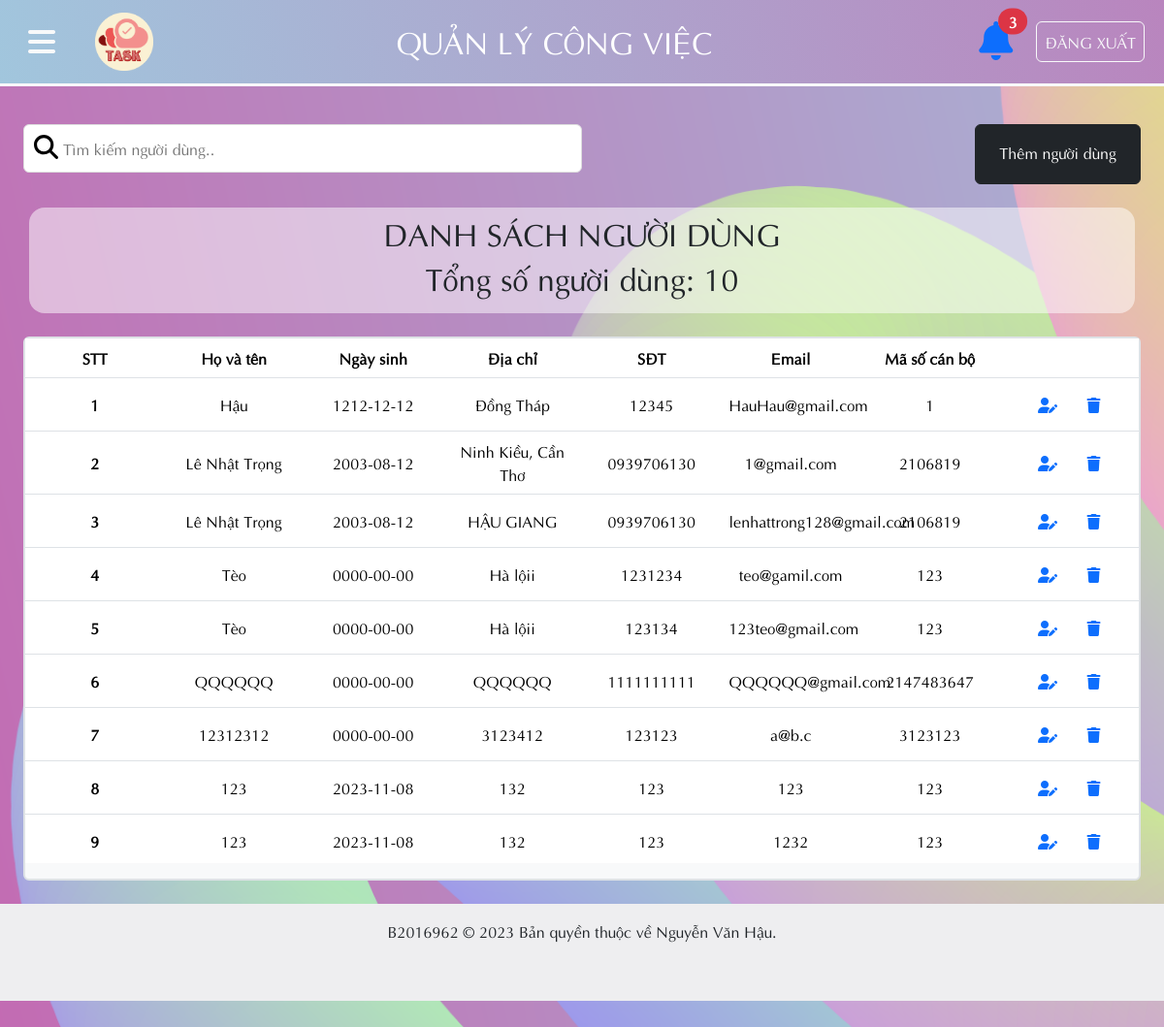
The app's page /Admin/ad_nguoidung_ds.php (signed in) with its own data.
### tables this page shows
CREATE TABLE `nguoidung` (
  `ND_MA` int(10) NOT NULL,
  `ND_HOTEN` varchar(50) NOT NULL,
  `ND_NGAYSINH` date NOT NULL,
  `ND_DIACHI` varchar(50) NOT NULL,
  `ND_SDT` varchar(10) NOT NULL,
  `ND_EMAIL` varchar(50) NOT NULL,
  `ND_MSCB` int(10) NOT NULL,
  `ND_MATKHAU` varchar(32) NOT NULL
);

### Admin/ad_thongbao.php (called while the page is built, shortened)
<?php include_once '../condb/condb.php';
$query_chuadoc = "SELECT * FROM thongbao WHERE TB_XEM = '0'";
$soluong_chuadoc = $conn->query($query_chuadoc);
$soluong_thongbao = mysqli_num_rows($soluong_chuadoc);
?>

### Admin/ad_nguoidung_ds.php (the view, shortened to what this page needs)
<?php include_once '../condb/condb.php';
include_once './ad_thongbao.php'; ?>
<!DOCTYPE html>
<html lang="en">
<head>
    <link href="../styles/style.css?v=<?php echo time(); ?>" rel="stylesheet" type="text/css" />
    <link href="https://cdn.jsdelivr.net/npm/bootstrap@5.3.2/dist/css/bootstrap.min.css" rel="stylesheet"
>
    <link rel="stylesheet" href="https://cdnjs.cloudflare.com/ajax/libs/font-awesome/6.4.2/css/all.min.css">
</head>
<body>
    <header>
        <nav class="navbar navbar-expand custom_navbar_bg fixed-top border-bottom border-light border-3">
            <button class=" btn mx-3" type="button" data-bs-toggle="offcanvas" data-bs-target="#offcanvasExample" aria-controls="offcanvasExample">
                <i class="fa-solid fs-2 text-light fa-bars"></i>
            </button>
            <div class="container-fluid">
                <a class="navbar-brand text-white fs-4" href="ad_trangchu.php"><img src="../image/logo.png" style="width: 60px;" class="w3-circle"></a>
                <a class="navbar-brand text-white fs-2"> QUẢN LÝ CÔNG VIỆC </a>
                <div class="d-flex">
                    <div class="dropdown mx-4 position-relative">
                        <span class="position-absolute top-0 start-100 fs-6 translate-middle badge bg-danger rounded-pill badge-danger">
                            <?php echo $soluong_thongbao; ?>
                        </span>
                        <a id="dLabel" role="button" data-toggle="dropdown" data-target="#" href="#">
                            <i class="fs-1 fa-solid fa-bell"></i>
                        </a>
                    </div>
                    <a class="btn btn-outline-light px-2 py-2 me-2" href="./dangxuat.php" role="button">ĐĂNG XUẤT</a>
                </div>
            </div>
        </nav>
    </header>
    <main>
        <div class="rounded p-4 d-flex justify-content-sm-between">
            <input class="rounded-2" type="text" id="searchBar" placeholder="Tìm kiếm người dùng.." title="Nhập thông tin người dùng">
            <a href="ad_nguoidung_them.php" class="btn btn-dark p-3 px-4">Thêm người dùng</a>
        </div>
        <?php
$query_nguoidung = "SELECT * FROM nguoidung";
$ds_nguoidung = mysqli_query($conn, $query_nguoidung);
$soluong_nguoidung = $ds_nguoidung->num_rows;
        ?>
        <div class="container bg-white w-80 rounded-4 p-2" style="--bs-bg-opacity: .5;">
            <h2 class="text-center ">DANH SÁCH NGƯỜI DÙNG</h2>
            <h2 class="text-center ">Tổng số người dùng: <?php echo $soluong_nguoidung;?></h2>
        </div>
        <div class="m-4 ms-4 rounded bg-light border border-2">
            <table id="dataTable" class="table text-center align-middle">
                <thead class="align-middle">
                    <tr>
                        <th scope="col">STT</th>
                        <th scope="col">Họ và tên</th>
                        <th scope="col">Ngày sinh</th>
                        <th scope="col">Địa chỉ</th>
                        <th scope="col">SĐT</th>
                        <th scope="col">Email</th>
                        <th scope="col">Mã số cán bộ</th>
                        <th scope="col"></th>
                    </tr>
                </thead>
                <tbody>
                    <?php
$i = 1;
while ($nguoidung = mysqli_fetch_assoc($ds_nguoidung)):
    ?>
                    <tr>
                        <th scope="row">
                            <?php echo $i;
    $i += 1; ?>
                        </th>
                        <td>
                            <?php echo $nguoidung['ND_HOTEN']; ?>
                        </td>
                        <td>
                            <?php echo $nguoidung['ND_NGAYSINH']; ?>
                        </td>
                        <td>
                            <?php echo $nguoidung['ND_DIACHI']; ?>
                        </td>
                        <td>
                            <?php echo $nguoidung['ND_SDT']; ?>
                        </td>
                        <td>
                            <?php echo $nguoidung['ND_EMAIL']; ?>
                        </td>
                        <td>
                            <?php echo $nguoidung['ND_MSCB']; ?>
                        </td>
                        <td>
                            <button title="Chỉnh sửa thông tin người dùng" type="button" class="btn" data-toggle="modal" data-target="#myModal">
                                <a href="ad_nguoidung_sua.php?capnhat_ma=<?php echo $nguoidung['ND_MA'];?>">
                                    <i class="fa-solid fa-user-pen"></i>
                                </a>
                            </button>
                            <button class="btn" title="Xoá người dùng"><a href="ad_nguoidung_xoa.php?xoa_ma=<?php echo $nguoidung['ND_MA'];?>"><i class="fa-sharp fa-solid fa-trash"></i></a></button>
                        </td>
                    </tr>
                    <?php
endwhile;
?>
                </tbody>
            </table>
        </div>
    </main>
    <footer class="footer_container d-flex justify-content-center p-3 text-dark">
        <p>B2016962 &copy; 2023 Bản quyền thuộc về Nguyễn Văn Hậu.</p>
    </footer>
</body>
</html>

### styles/style.css (style rules this page uses)
* { margin: 0; padding: 0; box-sizing: border-box; font-family: Aptima; }
body { background-image: url(../Image/background.png); background-repeat: no-repeat; background-size: cover; background-attachment: fixed; }
nav { transition: all 0.2s ease-in-out; }
.custom_navbar_bg { background-image: linear-gradient( 75deg, #a1c6dd 0%, #a1c6dd 0%, #b985be 100% ); }
.footer_container { min-height: 100px; background-color: #eeeef0; }
footer { background-color: rgba(225, 225, 225, 0.4); backdrop-filter: blur(10px); height: 80px; }
main { min-height: 620px; margin-top: 80px; padding-top: 24px; }
@media (min-width: 992px) { .container, .container-lg, .container-md, .container-sm { max-width: 960px; min-width: 700px; } }
#searchBar { background-image: url(../Image/SearchIcon.svg); background-position: 10px 10px; background-size: 25px; background-repeat: no-repeat; width: 50%; font-size: 16px; padding: 12px 20px 12px 40px; border: 1px solid #ddd; margin-bottom: 12px; }
table { width: 100%; }
thead, tbody tr { display: table; width: 100%; table-layout: fixed; }
tbody { display: block; overflow-y: auto; table-layout: fixed; max-height: 500px; }

### records on screen
nguoidung: ND_HOTEN "Hậu", ND_NGAYSINH "1212-12-12", ND_DIACHI "Đồng Tháp", ND_SDT "12345", ND_EMAIL "HauHau@gmail.com", ND_MSCB "1"
nguoidung: ND_HOTEN "Lê Nhật Trọng", ND_NGAYSINH "2003-08-12", ND_DIACHI "Ninh Kiều, Cần Thơ", ND_SDT "0939706130", ND_EMAIL "1@gmail.com", ND_MSCB "2106819"
nguoidung: ND_HOTEN "Lê Nhật Trọng", ND_NGAYSINH "2003-08-12", ND_DIACHI "HẬU GIANG", ND_SDT "0939706130", ND_EMAIL "lenhattrong128@gmail.com", ND_MSCB "2106819"
nguoidung: ND_HOTEN "Tèo", ND_NGAYSINH "0000-00-00", ND_DIACHI "Hà lộii", ND_SDT "1231234", ND_EMAIL "teo@gamil.com", ND_MSCB "123"
nguoidung: ND_HOTEN "Tèo", ND_NGAYSINH "0000-00-00", ND_DIACHI "Hà lộii", ND_SDT "123134", ND_EMAIL "123teo@gmail.com", ND_MSCB "123"
nguoidung: ND_HOTEN "QQQQQQ", ND_NGAYSINH "0000-00-00", ND_DIACHI "QQQQQQ", ND_SDT "1111111111", ND_EMAIL "QQQQQQ@gmail.com", ND_MSCB "2147483647"
nguoidung: ND_HOTEN "12312312", ND_NGAYSINH "0000-00-00", ND_DIACHI "3123412", ND_SDT "123123", ND_EMAIL "a@b.c", ND_MSCB "3123123"
nguoidung: ND_HOTEN "123", ND_NGAYSINH "2023-11-08", ND_DIACHI "132", ND_SDT "123", ND_EMAIL "123", ND_MSCB "123"
nguoidung: ND_HOTEN "123", ND_NGAYSINH "2023-11-08", ND_DIACHI "132", ND_SDT "123", ND_EMAIL "1232", ND_MSCB "123"

### other values on screen
$soluong_thongbao "3"
$soluong_nguoidung "10"
